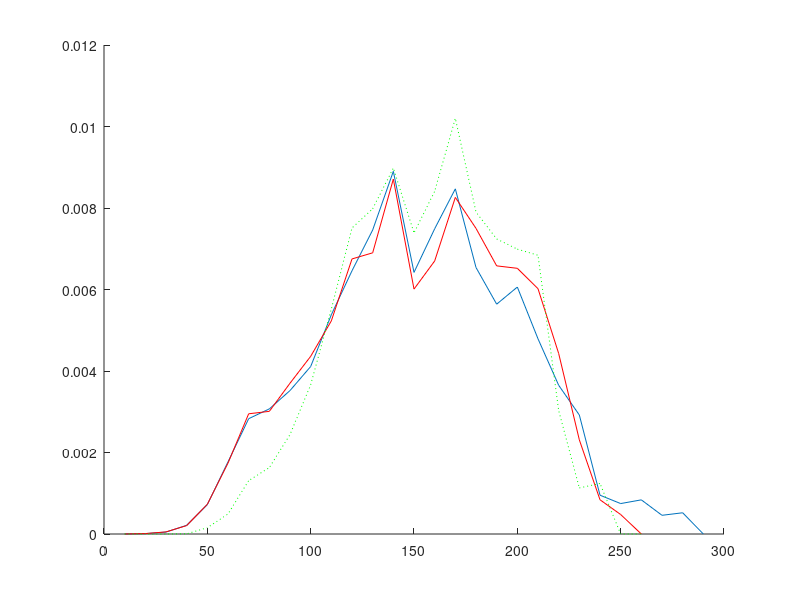

This chart was generated by the following MATLAB code:
 clear fqdokkarm
 % ====================================================
 % Input filename: PROBE.dat
 % ====================================================
 % Plot1 = 1950.0; Plot2 = 1800.0; Gdok = 0.583; Gm = 0.207;
 % Nfr =  3; JZ = 1; Cycles =  1; N =     20; GSV = 2;
 Gfr = [0.103E-01 0.504E+00 0.486E+00  ];
 Dfr = [0.100E-04 0.500E-04 0.113E-03 0.180E-03 0.160E-03 0.315E-03 ];
 %_____________________________________________________
  Dmin =          10 ; % mkm
  Di =          10 ; % mkm
  Dj =          10 ; % mkm
 % Nkarm/Nmkm(min, max) = [   3.000000       100.0000     ];
 % k5 =  0.2500000     ;
 % Statistical significance P(alpha)=  0.000000000000000E+000 ;
 % eps =  5.0000001E-02 ;
 % Calculation variant =           0 ;
 % P(karm-in-karm) coef =   8.200000     ;
 % P(karm-in-MKM) coef =   7.730000     ;
 % Zok* =  0.0000000E+00 ;
 
 
 % ====================================================
 %				Calculation	Results                  
 % ====================================================
 
 % Cycles:           1
 % Total basic particles number:
 Nbase =          20 +          20 ;
 % Total defined pockets number:
 Nkarm =                  3263 ;
 % Total calls of random generator:
 NFX =                   915 ;  NFY =                 21788 ;
 NFQ =                   694 ;  NFW =                  3196 ;
 % Accuracy of random numbers modeling :
 epsx(1)=  5.3528011E-02 ; epsx(2)=  5.2915573E-02 ; epsx(3)=  1.6413927E-03 ;
 epsx(4)=  1.5815496E-03 ; epsx(5)=  1.8027067E-02 ; epsx(6)=  1.8093467E-02 ;
 
 %_______________Local structure analysis______________
 % Medium coef [(Lij/Ddok)+1]:   2.450668     ;
 % Medium number of bridges:   4.600000    
 % Medium ratio between number of pockets and bridges :   6.207262    
 % Medium fraction of paricles number in jammed pack:  6.5370291E-02
 % Medium number of conditions breakings:
 %    1) Dok > Dmax      :  0.0000000E+00
 %    2) Dok < Dmin      :  0.0000000E+00
 %    3) Dbase < 0.5Dok  :   15.82500    
 %    4) Dbase > 2.0Dok  :   419.5000    
 %    5) l > 4.7Dbase    :   4.950000    
 %    6) Nkarm = 0       :  0.0000000E+00
 %    7) Nmkm < 2        :  0.0000000E+00
 %    8) Nkarm/Nmkm < min:   2.200000    
 %    9) Nkarm/Nmkm > max:  0.0000000E+00
 
 %___________________Dok parameters____________________
 % Mass-medium diameter of all Dok particles, mkm:
 Dok43a =  189.57; %(analytical calculation, all particles)
 Dok43all = [ 190.50  190.59]; %(all particles, 2 variants)
 Dok43(1) =  190.07; %(basic only)
 Dok43(2) =  190.52; %(surrounding only)
 % Accuracy of all Dok particles sizes modeling:
 epsalldok =  4.9046790E-03 ;
 % Accuracy of basic and surrounding Dok particles sizes modeling:
 epsdok(1) =  2.6503550E-03 ; epsdok(2) =  4.9871719E-03 ;
 Ddok_max =  315.00; %(maximum size of all particles)
 % Standard deviation of all Dok particles, mkm:
 Dok43sd =   58.87; %(analytical calculation, all particles)
 % Accuracy of Dok fractions distribution function modeling:
 epsdokfr = [0.105E-03 0.338E-02 0.104E-01  ];
 % Total fraction of homogenized oxidizer:
 fineoxy_fr =  0.0000000E+00 ;
 
 %________________Pockets parameters___________________
 % Accuracy of pockets distribution function modeling:
 epsfkarm =  0.1442056     ;
 % Accuracy of pockets distribution moments determination (4-th and 3-th):
 epsmkarm(1)=  0.1169400     ; epsmkarm(2)=  8.4381789E-02 ;
 % Mass-medium size of pockets (var. #1), mkm:
 Dkarm43(1) =  148.56;
 % Mass-medium size of pockets (var. #2)and standard deviation, mkm:
 Dkarm43(2) =  148.54; Dkarm43sd =   47.63; %( 0.321 relative)
 % Cor. mass-medium size of pockets and standard deviation (cor. var. #1), mkm:
 Dkarm43_cor(1) =  147.43; Dkarm43sd_cor(1) =  45.55; %( 0.309 relative)
 % Cor. mass-medium size of pockets and standard deviation (cor. var. #2), mkm:
 Dkarm43_cor(2) =  151.84; Dkarm43sd_cor(2) =  39.07; %( 0.257 relative)
 % Medium size of pockets, mkm:
 Dkarm10 =   84.87;
 % Cor. medium size of pockets (cor. var. #1), mkm:
 Dkarm10_cor =   84.57;
 
 % <Zkarm>
 % Mass fraction of pockets in <binder-metal> composition (not corrected):
 Zkarm =   0.6058023      ;
 % Cor. (var. #1, #2) mass fraction of pockets  in <binder-metal> composition:
 Zkarm_cor = [  0.6058023      0.5930722      ];
 
 % <Agglomerates>
 % Pocket to Agglomerate size coefficient:
 da_coef =   0.7484065     ;
 % Mass medium size of agglomerates (normal var. #1,2  and cor. var. #1,2):
 Dagg43(1) =  111.18;
 Dagg43(2) =  111.17;
 Dagg43_cor(1) =  110.34;
 Dagg43_cor(2) =  113.64;
 
 %___________Interpocket bridges parameters____________
 % Medium MKM/Dok size between Dok particles:
 Dqmkm1 = 0.1409;
 % Medium MKM/Dol size between pockets:
 Dqmkm2 = 0.5026;
 
 
 %__________________Functions__________________________
 
 % <Dok>
 % Mass density distribution function of all dok <particles> sizes (step = 10mkm)
 fmdok = [0.000E+00 0.253E-03 0.257E-03 0.254E-03 0.258E-03 0.000E+00...
          0.000E+00 0.000E+00 0.000E+00 0.000E+00 0.000E+00 0.515E-02...
          0.737E-02 0.757E-02 0.751E-02 0.749E-02 0.977E-02 0.113E-01...
          0.280E-02 0.307E-02 0.368E-02 0.306E-02 0.315E-02 0.313E-02...
          0.316E-02 0.350E-02 0.227E-02 0.250E-02 0.441E-02 0.260E-02...
          0.339E-02 0.214E-02 0.000E+00  ];
 
 % <Pockets>
 % Mass density distribution function of <pocket>sizes (step = 10mkm):
 fmkarm = [0.308E-06 0.977E-05 0.474E-04 0.213E-03 0.721E-03 0.177E-02...
           0.283E-02 0.307E-02 0.352E-02 0.411E-02 0.538E-02 0.646E-02...
           0.746E-02 0.890E-02 0.642E-02 0.749E-02 0.847E-02 0.654E-02...
           0.564E-02 0.606E-02 0.479E-02 0.365E-02 0.292E-02 0.952E-03...
           0.747E-03 0.838E-03 0.459E-03 0.521E-03 0.000E+00  ];
 % Cor. mass density distribution function of <pocket> sizes (step = 10mkm)(cor. var #1):
 fmkarm_cor = [0.356E-06 0.105E-04 0.515E-04 0.207E-03 0.730E-03 0.174E-02...
               0.295E-02 0.301E-02 0.370E-02 0.436E-02 0.523E-02 0.675E-02...
               0.690E-02 0.871E-02 0.601E-02 0.670E-02 0.826E-02 0.750E-02...
               0.658E-02 0.652E-02 0.602E-02 0.443E-02 0.231E-02 0.840E-03...
               0.478E-03 0.000E+00  ];
 % Cor. mass density distribution function of  <pocket> sizes (step = 10mkm)(cor. var#2):
 fmkarm_cor2 = [0.000E+00 0.000E+00 0.000E+00 0.455E-05 0.154E-03 0.491E-03...
                0.131E-02 0.163E-02 0.244E-02 0.366E-02 0.552E-02 0.751E-02...
                0.798E-02 0.898E-02 0.739E-02 0.841E-02 0.102E-01 0.790E-02...
                0.724E-02 0.699E-02 0.684E-02 0.303E-02 0.113E-02 0.124E-02...
                0.000E+00 0.000E+00  ];
 % Numeric density distribution function of  <pocket> sizes (step = 10mkm):
 fqkarm = [0.644E-03 0.276E-02 0.340E-02 0.561E-02 0.916E-02 0.128E-01...
           0.123E-01 0.876E-02 0.680E-02 0.573E-02 0.555E-02 0.512E-02...
           0.460E-02 0.435E-02 0.254E-02 0.242E-02 0.227E-02 0.147E-02...
           0.107E-02 0.981E-03 0.674E-03 0.429E-03 0.306E-03 0.919E-04...
           0.613E-04 0.613E-04 0.306E-04 0.306E-04 0.000E+00  ];
 % Cor. numeric density distribution function of <pocket> sizes (step = 10mkm)(cor. var #1):
 fqkarm_cor = [0.718E-03 0.287E-02 0.359E-02 0.539E-02 0.922E-02 0.124E-01...
               0.127E-01 0.854E-02 0.710E-02 0.607E-02 0.531E-02 0.531E-02...
               0.423E-02 0.419E-02 0.235E-02 0.215E-02 0.219E-02 0.168E-02...
               0.124E-02 0.104E-02 0.838E-03 0.519E-03 0.239E-03 0.798E-04...
               0.399E-04 0.000E+00  ];
 
 % <MKM/Dok>
 % Density distribution function of MKM/Dok between Dok particles (step = 0.01)
 fqmkm1 = [0.000E+00 0.517E-02 0.517E-02 0.258E-02 0.517E-02 0.517E-02...
           0.258E-02 0.517E-02 0.258E-02 0.517E-02 0.258E-02 0.000E+00...
           0.258E-02 0.517E-02 0.775E-02 0.258E-02 0.775E-02 0.517E-02...
           0.258E-02 0.000E+00 0.103E-01 0.000E+00 0.258E-02 0.258E-02...
           0.517E-02 0.000E+00 0.000E+00 0.258E-02 0.258E-02 0.258E-02...
           0.258E-02 0.258E-02 0.517E-02 0.000E+00 0.258E-02 0.000E+00...
           0.775E-02 0.103E-01 0.258E-02 0.000E+00 0.258E-02 0.258E-02...
           0.517E-02 0.517E-02 0.000E+00 0.258E-02 0.258E-02 0.000E+00...
           0.129E-01 0.517E-02 0.000E+00 0.258E-02 0.258E-02 0.000E+00...
           0.258E-02 0.000E+00 0.517E-02 0.517E-02 0.775E-02 0.000E+00...
           0.000E+00 0.517E-02 0.000E+00 0.517E-02 0.258E-02 0.000E+00...
           0.775E-02 0.517E-02 0.517E-02 0.258E-02 0.258E-02 0.258E-02...
           0.258E-02 0.000E+00 0.517E-02 0.258E-02 0.000E+00 0.000E+00...
           0.000E+00 0.258E-02 0.000E+00 0.258E-02 0.517E-02 0.517E-02...
           0.775E-02 0.000E+00 0.000E+00 0.517E-02 0.258E-02 0.775E-02...
           0.000E+00 0.258E-02 0.775E-02 0.517E-02 0.517E-02 0.775E-02...
           0.258E-02 0.258E-02 0.258E-02 0.517E-02 0.258E-02 0.258E-02...
           0.258E-02 0.775E-02 0.000E+00 0.000E+00 0.000E+00 0.258E-02...
           0.517E-02 0.517E-02 0.517E-02 0.258E-02 0.517E-02 0.517E-02...
           0.517E-02 0.517E-02 0.517E-02 0.000E+00 0.000E+00 0.103E-01...
           0.775E-02 0.103E-01 0.258E-02 0.258E-02 0.258E-02 0.258E-02...
           0.517E-02 0.129E-01 0.000E+00 0.775E-02 0.517E-02 0.258E-02...
           0.000E+00 0.258E-02 0.000E+00 0.103E-01 0.000E+00 0.258E-02...
           0.517E-02 0.000E+00 0.103E-01 0.000E+00 0.258E-02 0.258E-02...
           0.000E+00 0.000E+00 0.000E+00 0.258E-02 0.258E-02 0.258E-02...
           0.517E-02 0.000E+00 0.517E-02 0.517E-02 0.517E-02 0.258E-02...
           0.517E-02 0.000E+00 0.517E-02 0.258E-02 0.258E-02 0.000E+00...
           0.517E-02 0.103E-01 0.775E-02 0.000E+00 0.000E+00 0.103E-01...
           0.775E-02 0.517E-02 0.517E-02 0.258E-02 0.517E-02 0.258E-02...
           0.517E-02 0.258E-02 0.258E-02 0.258E-02 0.258E-02 0.103E-01...
           0.000E+00 0.775E-02 0.000E+00 0.258E-02 0.258E-02 0.517E-02...
           0.517E-02 0.517E-02 0.258E-02 0.517E-02 0.000E+00 0.000E+00...
           0.258E-02 0.129E-01 0.258E-02 0.775E-02 0.775E-02 0.258E-02...
           0.258E-02 0.258E-02 0.775E-02 0.129E-01 0.000E+00 0.258E-02...
           0.129E-01 0.258E-02 0.000E+00 0.775E-02 0.258E-02 0.000E+00...
           0.000E+00 0.103E-01 0.000E+00 0.775E-02 0.517E-02 0.517E-02...
           0.258E-02 0.775E-02 0.258E-02 0.103E-01 0.517E-02 0.129E-01...
           0.258E-02 0.000E+00 0.000E+00 0.517E-02 0.258E-02 0.517E-02...
           0.517E-02 0.000E+00 0.258E-02 0.517E-02 0.517E-02 0.517E-02...
           0.517E-02 0.000E+00 0.000E+00 0.129E-01 0.258E-02 0.258E-02...
           0.000E+00 0.517E-02 0.517E-02 0.517E-02 0.517E-02 0.000E+00...
           0.258E-02 0.258E-02 0.258E-02 0.000E+00 0.258E-02 0.517E-02...
           0.258E-02 0.258E-02 0.517E-02 0.258E-02 0.517E-02 0.000E+00...
           0.000E+00 0.517E-02 0.258E-02 0.775E-02 0.258E-02 0.517E-02...
           0.517E-02 0.103E-01 0.000E+00 0.517E-02 0.775E-02 0.000E+00...
           0.000E+00  ];
 % Density distribution function of MKM/Dok between pockets (step = 0.01)
 fqmkm2 = [0.000E+00 0.290E-02 0.000E+00 0.000E+00 0.000E+00 0.290E-02...
           0.145E-02 0.290E-02 0.145E-02 0.000E+00 0.290E-02 0.290E-02...
           0.000E+00 0.000E+00 0.145E-02 0.435E-02 0.435E-02 0.145E-02...
           0.290E-02 0.101E-01 0.580E-02 0.580E-02 0.000E+00 0.435E-02...
           0.435E-02 0.101E-01 0.000E+00 0.580E-02 0.725E-02 0.435E-02...
           0.725E-02 0.435E-02 0.101E-01 0.116E-01 0.174E-01 0.130E-01...
           0.159E-01 0.580E-02 0.159E-01 0.217E-01 0.188E-01 0.116E-01...
           0.290E-01 0.246E-01 0.159E-01 0.304E-01 0.391E-01 0.362E-01...
           0.362E-01 0.261E-01 0.246E-01 0.261E-01 0.261E-01 0.246E-01...
           0.319E-01 0.261E-01 0.246E-01 0.246E-01 0.232E-01 0.319E-01...
           0.217E-01 0.304E-01 0.159E-01 0.159E-01 0.290E-01 0.159E-01...
           0.174E-01 0.101E-01 0.116E-01 0.116E-01 0.870E-02 0.725E-02...
           0.101E-01 0.145E-02 0.870E-02 0.580E-02 0.435E-02 0.580E-02...
           0.435E-02 0.145E-02 0.145E-02 0.145E-02 0.000E+00 0.290E-02...
           0.290E-02 0.145E-02 0.290E-02 0.290E-02 0.000E+00 0.000E+00...
           0.145E-02 0.000E+00 0.000E+00  ];
 
 % <Local structure analysis>
 % Coefficient [(Lij/Ddok)+1] distribution (step = 0.01):
 coef = [0.000E+00 0.000E+00 0.000E+00 0.000E+00 0.000E+00 0.000E+00...
         0.000E+00 0.000E+00 0.000E+00 0.000E+00 0.000E+00 0.000E+00...
         0.000E+00 0.000E+00 0.000E+00 0.000E+00 0.000E+00 0.000E+00...
         0.000E+00 0.000E+00 0.000E+00 0.000E+00 0.000E+00 0.000E+00...
         0.000E+00 0.000E+00 0.000E+00 0.000E+00 0.000E+00 0.000E+00...
         0.000E+00 0.000E+00 0.000E+00 0.000E+00 0.000E+00 0.000E+00...
         0.000E+00 0.000E+00 0.000E+00 0.000E+00 0.000E+00 0.000E+00...
         0.000E+00 0.000E+00 0.000E+00 0.000E+00 0.000E+00 0.000E+00...
         0.000E+00 0.000E+00 0.000E+00 0.686E-03 0.686E-03 0.229E-03...
         0.457E-03 0.914E-03 0.000E+00 0.914E-03 0.686E-03 0.457E-03...
         0.686E-03 0.686E-03 0.686E-03 0.229E-03 0.457E-03 0.914E-03...
         0.686E-03 0.206E-02 0.914E-03 0.160E-02 0.160E-02 0.274E-02...
         0.914E-03 0.206E-02 0.183E-02 0.251E-02 0.914E-03 0.251E-02...
         0.206E-02 0.389E-02 0.320E-02 0.206E-02 0.914E-03 0.274E-02...
         0.251E-02 0.320E-02 0.229E-02 0.274E-02 0.206E-02 0.274E-02...
         0.183E-02 0.320E-02 0.206E-02 0.320E-02 0.457E-02 0.503E-02...
         0.434E-02 0.297E-02 0.229E-02 0.343E-02 0.411E-02 0.366E-02...
         0.320E-02 0.366E-02 0.411E-02 0.274E-02 0.389E-02 0.343E-02...
         0.343E-02 0.457E-02 0.389E-02 0.503E-02 0.594E-02 0.343E-02...
         0.366E-02 0.411E-02 0.526E-02 0.549E-02 0.457E-02 0.549E-02...
         0.617E-02 0.640E-02 0.366E-02 0.503E-02 0.389E-02 0.297E-02...
         0.480E-02 0.571E-02 0.480E-02 0.686E-02 0.640E-02 0.686E-02...
         0.663E-02 0.457E-02 0.617E-02 0.617E-02 0.640E-02 0.571E-02...
         0.663E-02 0.594E-02 0.549E-02 0.800E-02 0.754E-02 0.617E-02...
         0.640E-02 0.549E-02 0.663E-02 0.640E-02 0.411E-02 0.846E-02...
         0.503E-02 0.914E-02 0.709E-02 0.571E-02 0.503E-02 0.640E-02...
         0.594E-02 0.731E-02 0.434E-02 0.457E-02 0.480E-02 0.800E-02...
         0.594E-02 0.617E-02 0.594E-02 0.731E-02 0.526E-02 0.709E-02...
         0.617E-02 0.526E-02 0.640E-02 0.571E-02 0.526E-02 0.549E-02...
         0.663E-02 0.503E-02 0.480E-02 0.411E-02 0.480E-02 0.457E-02...
         0.709E-02 0.526E-02 0.480E-02 0.549E-02 0.366E-02 0.389E-02...
         0.411E-02 0.411E-02 0.274E-02 0.320E-02 0.434E-02 0.457E-02...
         0.343E-02 0.366E-02 0.160E-02 0.274E-02 0.297E-02 0.343E-02...
         0.229E-02 0.251E-02 0.206E-02 0.229E-02 0.343E-02 0.274E-02...
         0.160E-02 0.251E-02 0.914E-03 0.229E-02 0.229E-02 0.137E-02...
         0.160E-02 0.229E-02 0.251E-02 0.229E-02 0.137E-02 0.914E-03...
         0.229E-03 0.297E-02 0.160E-02 0.457E-03 0.114E-02 0.914E-03...
         0.206E-02 0.206E-02 0.206E-02 0.914E-03 0.914E-03 0.183E-02...
         0.914E-03 0.114E-02 0.206E-02 0.686E-03 0.114E-02 0.206E-02...
         0.137E-02 0.183E-02 0.686E-03 0.137E-02 0.229E-03 0.914E-03...
         0.914E-03 0.686E-03 0.137E-02 0.160E-02 0.114E-02 0.137E-02...
         0.457E-03 0.914E-03 0.457E-03 0.686E-03 0.914E-03 0.229E-03...
         0.914E-03 0.914E-03 0.686E-03 0.457E-03 0.457E-03 0.457E-03...
         0.914E-03 0.686E-03 0.914E-03 0.114E-02 0.457E-03 0.686E-03...
         0.914E-03 0.457E-03 0.914E-03 0.000E+00 0.000E+00 0.686E-03...
         0.457E-03 0.229E-03 0.457E-03 0.457E-03 0.914E-03 0.914E-03...
         0.000E+00 0.114E-02 0.914E-03 0.457E-03 0.137E-02 0.686E-03...
         0.686E-03 0.229E-03 0.457E-03 0.114E-02 0.914E-03 0.457E-03...
         0.457E-03 0.686E-03 0.686E-03 0.686E-03 0.686E-03 0.914E-03...
         0.229E-03 0.686E-03 0.183E-02 0.914E-03 0.914E-03 0.229E-03...
         0.457E-03 0.229E-03 0.686E-03 0.000E+00 0.457E-03 0.114E-02...
         0.457E-03 0.914E-03 0.686E-03 0.914E-03 0.914E-03 0.914E-03...
         0.229E-03 0.914E-03 0.457E-03 0.686E-03 0.229E-03 0.000E+00...
         0.686E-03 0.914E-03 0.457E-03 0.229E-03 0.229E-03 0.914E-03...
         0.686E-03 0.160E-02 0.686E-03 0.686E-03 0.114E-02 0.457E-03...
         0.114E-02 0.160E-02 0.686E-03 0.686E-03 0.686E-03 0.686E-03...
         0.229E-03 0.114E-02 0.914E-03 0.457E-03 0.914E-03 0.914E-03...
         0.137E-02 0.686E-03 0.160E-02 0.457E-03 0.686E-03 0.686E-03...
         0.914E-03 0.686E-03 0.229E-03 0.686E-03 0.206E-02 0.686E-03...
         0.114E-02 0.686E-03 0.914E-03 0.914E-03 0.229E-03 0.137E-02...
         0.114E-02 0.137E-02 0.457E-03 0.457E-03 0.160E-02 0.914E-03...
         0.114E-02 0.137E-02 0.457E-03 0.457E-03 0.914E-03 0.914E-03...
         0.137E-02 0.914E-03 0.457E-03 0.114E-02 0.137E-02 0.457E-03...
         0.229E-03 0.206E-02 0.686E-03 0.914E-03 0.686E-03 0.114E-02...
         0.686E-03 0.914E-03 0.914E-03 0.686E-03 0.914E-03 0.457E-03...
         0.114E-02 0.137E-02 0.229E-03 0.160E-02 0.229E-02 0.160E-02...
         0.686E-03 0.114E-02 0.114E-02 0.114E-02 0.137E-02 0.914E-03...
         0.686E-03 0.114E-02 0.137E-02 0.686E-03 0.914E-03 0.914E-03...
         0.457E-03 0.914E-03 0.137E-02 0.914E-03 0.114E-02 0.183E-02...
         0.206E-02 0.114E-02 0.457E-03 0.114E-02 0.914E-03 0.686E-03...
         0.114E-02 0.457E-03 0.114E-02 0.229E-03 0.137E-02 0.914E-03...
         0.114E-02 0.686E-03 0.686E-03 0.229E-03 0.686E-03 0.114E-02...
         0.137E-02 0.914E-03 0.206E-02 0.251E-02 0.914E-03 0.137E-02...
         0.160E-02 0.000E+00 0.914E-03 0.114E-02 0.137E-02 0.137E-02...
         0.686E-03 0.457E-03 0.914E-03 0.457E-03 0.914E-03 0.183E-02...
         0.114E-02 0.914E-03 0.206E-02 0.137E-02 0.114E-02 0.457E-03...
         0.137E-02 0.914E-03 0.114E-02 0.686E-03 0.114E-02 0.229E-03...
         0.137E-02 0.914E-03 0.137E-02 0.114E-02 0.114E-02 0.457E-03...
         0.686E-03 0.137E-02 0.914E-03 0.914E-03 0.457E-03 0.160E-02...
         0.914E-03 0.457E-03 0.114E-02 0.114E-02 0.000E+00 0.686E-03...
         0.457E-03 0.457E-03 0.114E-02 0.229E-03 0.229E-03 0.183E-02...
         0.914E-03 0.686E-03 0.137E-02 0.137E-02 0.114E-02 0.914E-03...
         0.457E-03 0.914E-03 0.137E-02 0.914E-03 0.686E-03 0.457E-03...
         0.686E-03 0.183E-02 0.686E-03 0.183E-02 0.137E-02 0.114E-02...
         0.114E-02 0.137E-02 0.914E-03 0.686E-03 0.160E-02 0.914E-03...
         0.686E-03 0.457E-03 0.114E-02 0.914E-03 0.114E-02 0.914E-03...
         0.914E-03 0.114E-02 0.914E-03 0.137E-02 0.114E-02 0.686E-03...
         0.137E-02 0.137E-02 0.686E-03 0.914E-03 0.914E-03 0.457E-03...
         0.114E-02 0.229E-03 0.000E+00 0.914E-03 0.114E-02 0.686E-03...
         0.137E-02 0.457E-03 0.914E-03 0.914E-03 0.686E-03 0.000E+00...
         0.457E-03 0.686E-03 0.229E-03 0.686E-03 0.229E-03 0.914E-03...
         0.686E-03 0.114E-02 0.114E-02 0.686E-03 0.686E-03 0.114E-02...
         0.114E-02 0.914E-03 0.457E-03 0.229E-03 0.686E-03 0.914E-03...
         0.160E-02 0.457E-03 0.160E-02 0.686E-03 0.457E-03 0.914E-03...
         0.686E-03 0.457E-03 0.686E-03 0.457E-03 0.137E-02 0.686E-03...
         0.914E-03 0.686E-03 0.114E-02 0.914E-03 0.229E-03 0.457E-03...
         0.229E-03 0.686E-03 0.686E-03 0.000E+00 0.206E-02 0.000E+00...
         0.457E-03 0.457E-03 0.229E-03 0.229E-03 0.229E-03 0.457E-03...
         0.000E+00 0.686E-03 0.686E-03 0.114E-02 0.457E-03 0.457E-03...
         0.686E-03 0.229E-03 0.457E-03 0.229E-03 0.229E-03 0.686E-03...
         0.457E-03 0.686E-03 0.229E-03 0.000E+00 0.000E+00 0.000E+00...
         0.914E-03 0.457E-03 0.229E-03 0.000E+00 0.914E-03 0.000E+00...
         0.457E-03 0.914E-03 0.229E-03 0.457E-03 0.229E-03 0.000E+00...
         0.457E-03 0.686E-03 0.914E-03 0.229E-03 0.000E+00 0.914E-03...
         0.229E-03 0.000E+00 0.686E-03 0.229E-03 0.686E-03 0.000E+00...
         0.000E+00 0.000E+00 0.229E-03 0.686E-03 0.000E+00 0.000E+00...
         0.000E+00 0.000E+00 0.000E+00 0.457E-03 0.229E-03 0.000E+00...
         0.000E+00 0.229E-03 0.686E-03 0.229E-03 0.229E-03 0.000E+00...
         0.000E+00 0.000E+00 0.000E+00 0.000E+00 0.000E+00 0.000E+00...
         0.229E-03 0.000E+00 0.000E+00 0.457E-03 0.000E+00 0.000E+00...
         0.686E-03 0.000E+00 0.000E+00 0.229E-03 0.000E+00 0.000E+00...
         0.229E-03 0.000E+00 0.000E+00 0.229E-03 0.457E-03 0.000E+00...
         0.000E+00 0.457E-03 0.229E-03 0.229E-03 0.000E+00 0.000E+00...
         0.229E-03 0.000E+00 0.686E-03 0.229E-03 0.229E-03 0.000E+00...
         0.000E+00 0.457E-03 0.000E+00 0.457E-03 0.457E-03 0.000E+00...
         0.000E+00 0.229E-03 0.000E+00 0.000E+00 0.000E+00 0.229E-03...
         0.000E+00 0.457E-03 0.000E+00 0.229E-03 0.000E+00 0.000E+00...
         0.229E-03 0.000E+00 0.000E+00 0.000E+00 0.000E+00 0.000E+00...
         0.000E+00 0.000E+00 0.000E+00 0.000E+00 0.229E-03 0.229E-03...
         0.229E-03 0.229E-03 0.229E-03 0.000E+00 0.000E+00 0.229E-03...
         0.000E+00 0.229E-03 0.000E+00 0.000E+00 0.000E+00 0.000E+00...
         0.000E+00 0.229E-03 0.457E-03 0.000E+00 0.000E+00 0.000E+00...
         0.000E+00 0.229E-03 0.000E+00 0.000E+00 0.000E+00 0.000E+00...
         0.229E-03 0.229E-03 0.000E+00 0.229E-03 0.000E+00 0.229E-03...
         0.000E+00 0.229E-03 0.000E+00 0.000E+00 0.000E+00 0.000E+00...
         0.000E+00 0.000E+00 0.000E+00 0.229E-03 0.229E-03 0.000E+00...
         0.000E+00 0.229E-03 0.000E+00 0.000E+00 0.000E+00 0.000E+00...
         0.229E-03 0.000E+00 0.229E-03 0.000E+00 0.000E+00 0.000E+00...
         0.000E+00 0.229E-03 0.229E-03 0.000E+00 0.229E-03 0.000E+00...
         0.000E+00 0.000E+00 0.000E+00 0.229E-03 0.000E+00 0.000E+00...
         0.229E-03 0.000E+00 0.000E+00 0.000E+00 0.000E+00 0.000E+00...
         0.000E+00 0.000E+00 0.000E+00 0.000E+00 0.000E+00 0.000E+00...
         0.000E+00 0.229E-03 0.229E-03 0.000E+00 0.229E-03 0.000E+00...
         0.000E+00 0.000E+00 0.000E+00 0.000E+00 0.000E+00 0.000E+00...
         0.000E+00 0.000E+00 0.000E+00 0.000E+00 0.000E+00 0.000E+00...
         0.000E+00 0.000E+00 0.000E+00 0.000E+00 0.000E+00 0.000E+00...
         0.000E+00 0.000E+00 0.000E+00 0.000E+00 0.000E+00 0.000E+00...
         0.000E+00 0.000E+00 0.000E+00 0.000E+00 0.000E+00 0.000E+00...
         0.000E+00 0.229E-03 0.229E-03 0.000E+00 0.000E+00 0.000E+00...
         0.000E+00 0.000E+00 0.000E+00 0.000E+00 0.000E+00 0.000E+00...
         0.000E+00 0.000E+00 0.000E+00 0.000E+00 0.000E+00 0.000E+00...
         0.000E+00 0.000E+00 0.229E-03 0.000E+00 0.000E+00 0.000E+00...
         0.000E+00 0.000E+00 0.000E+00 0.000E+00 0.000E+00 0.000E+00...
         0.000E+00 0.000E+00 0.000E+00 0.000E+00 0.000E+00 0.000E+00...
         0.000E+00 0.000E+00 0.000E+00 0.000E+00 0.000E+00 0.000E+00...
         0.229E-03 0.000E+00 0.000E+00  ];
 % Distribution of P[pocket-in-pocket] on basicDok particles sizes:
 pdoksmall = [0.569E-38 0.569E-38 0.501E-02 0.901E-02 0.127E-01 0.161E-01...
              0.194E-01 0.226E-01 0.258E-01 0.290E-01 0.290E-01 0.290E-01...
              0.290E-01 0.290E-01 0.290E-01 0.290E-01 0.290E-01 0.290E-01...
              0.290E-01 0.290E-01 0.290E-01 0.290E-01 0.129E+00 0.233E+00...
              0.370E+00 0.491E+00 0.603E+00 0.704E+00 0.792E+00 0.871E+00...
              0.944E+00 0.101E+01  ];
 
 % <Conditional DOK>
 % Pockets categories sizes (mkm):
 Dkarmcat = [0.280E+03  ];
 % Dependency of mass-medium Dok particles sizes on pockets categories:
 dokkarm43 = [0.216E+03  ];
 % Dependency of medium Dok particles sizes on pockets categories:
 dokkarm10 = [0.107E+03  ];
 % Numeric density distribution functions of  particles on pockets categories:
 % Dkarm =    280 mkm
 fqdokkarm(  1,:) = [0.000E+00 0.271E-01 0.133E-01 0.191E-02 0.643E-03 0.000E+00...
                     0.000E+00 0.000E+00 0.000E+00 0.000E+00 0.000E+00 0.619E-03...
                     0.359E-02 0.681E-02 0.713E-02 0.673E-02 0.928E-02 0.950E-02...
                     0.309E-02 0.668E-03 0.151E-02 0.767E-03 0.136E-02 0.891E-03...
                     0.272E-03 0.223E-03 0.619E-03 0.000E+00 0.346E-03 0.668E-03...
                     0.297E-02 0.495E-04 0.000E+00  ];
 
 % Calculation time:  0 :  0 :  0
 % __________________________
 hold on
 plot(Di:Di:Di*size(fmkarm,2),fmkarm)
 plot(Di:Di:Di*size(fmkarm_cor,2),fmkarm_cor,'r')
 plot(Di:Di:Di*size(fmkarm_cor2,2),fmkarm_cor2,'g:')
